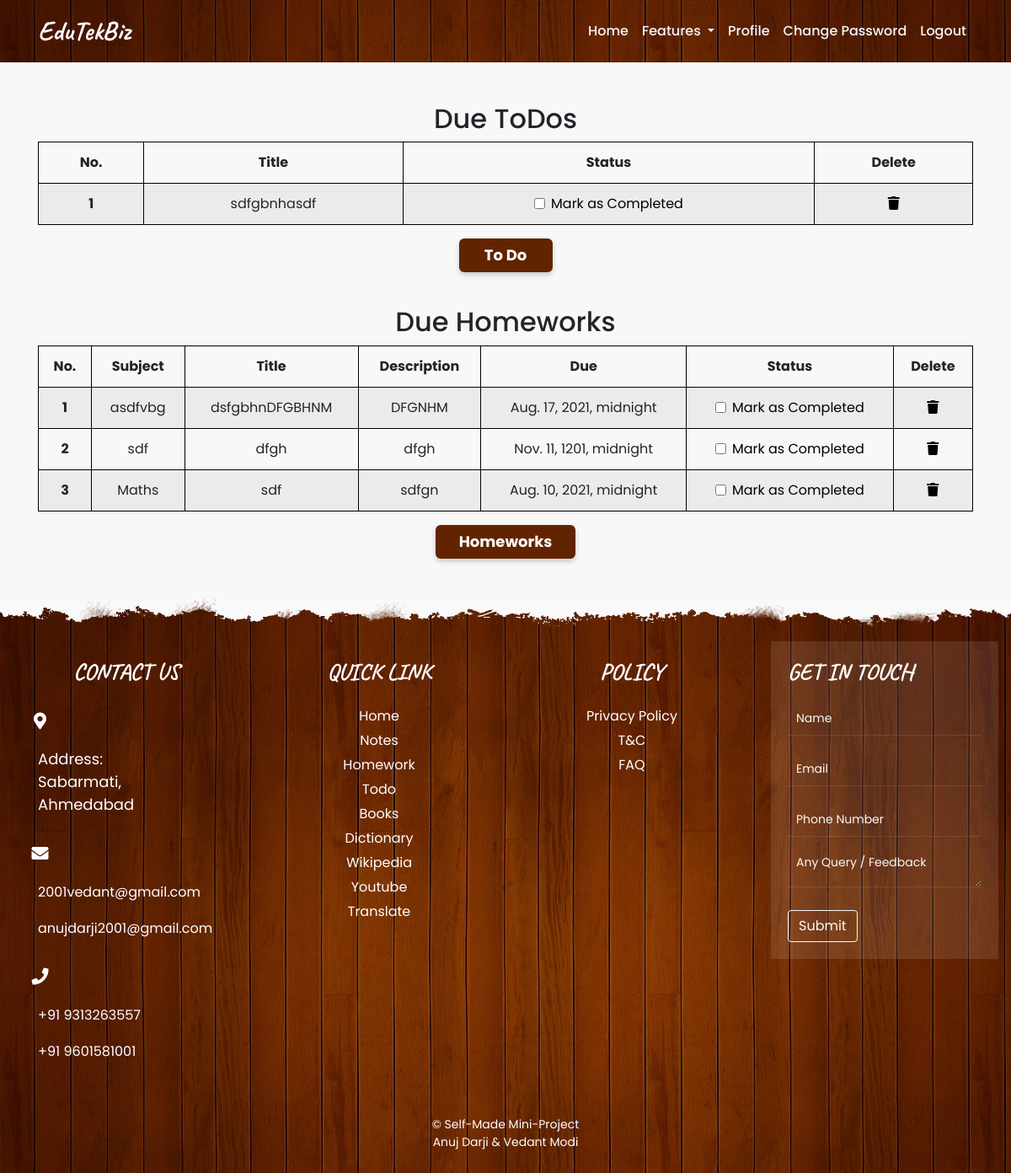
Page /profile/ (signed in) on the committed database.
### dashboard/models.py (models this page shows, shortened)
class Todo(models.Model):
    user = models.ForeignKey(User, on_delete=models.CASCADE)
    title = models.CharField(max_length=200)
    is_finish = models.BooleanField(default=False)

class Homework(models.Model):
    user = models.ForeignKey(User, on_delete=models.CASCADE)
    subject = models.CharField(max_length=200)
    title = models.CharField(max_length=200)
    description = models.TextField()
    due = models.DateTimeField()
    is_finish = models.BooleanField(default=False)

### dashboard/views.py (the view)
# urls.py: path('profile/',views.profile, name="profile"),
@login_required
def profile(request):
    homework = Homework.objects.filter(is_finish = False, user=request.user)
    todo = Todo.objects.filter(is_finish = False, user=request.user)
    if len(homework) == 0:
        homework_done = True
    else:
        homework_done = False
    if len(todo) == 0:
        todo_done = True
    else:
        todo_done = False
    return render(request,'dashboard/profile.html',{'homework':homework,'homework_done':homework_done,'todo':todo,'todo_done':todo_done})

### dashboard/templates/dashboard/profile.html (shortened to what this page needs)
{% extends 'dashboard/base.html' %} {% load static %}
{% load crispy_forms_tags%}
{% block main-content %}
<section class="text-center">
    <div class="container mt-5">
    {% if not todo_done %}
        <h2>Due ToDos</h2>
        <table class="table table-striped table-bordered profiletable todotable">
            <thead>
                <tr>
                    <th scope="col">No.</th>
                    <th scope="col">Title</th>
                    <th scope="col">Status</th>
                    <th scope="col">Delete</th>
                </tr>
            </thead>
            <tbody>
                {% for todo in todo %}
                <tr>
                    <th scope="row">{{forloop.counter}}</th>
                    <td>{{todo.title}}</td>
                    <td>
                        <a href="{% url 'updatetodo' todo.id %}">
                            <div class="form-check">
                                {% if t.is_finish == True %}
                                    <input class="form-check-input" type="checkbox" value="" checked>
                                {% else %}
                                    <input class="form-check-input" type="checkbox" value="">
                                {% endif %}
                                <span class="">Mark as Completed</span>
                            </div>
                        </a>
                    </td>
                    <td><a href="{% url 'deletetodo' todo.id %}"><i class="fa fa-trash"></i></a></td>
                </tr>
                {% endfor %}
            </tbody>
        </table>
    {% else %}
        <h3>All To dos are completed!!!!</h3>
    {% endif %}
        <a href="{% url 'todo' %}" class="btn btn-style1 mb-3">To Do</a>
        <br><br>
        {% if not homework_done %}
        <h2>Due Homeworks</h2>
        <table class="table table-striped table-bordered profiletable">
            <thead>
                <tr>
                    <th scope="col">No.</th>
                    <th scope="col">Subject</th>
                    <th scope="col">Title</th>
                    <th scope="col">Description</th>
                    <th scope="col">Due</th>
                    <th scope="col">Status</th>
                    <th scope="col">Delete</th>
                </tr>
            </thead>
            <tbody>
            {% for hw in homework %}
                <tr>
                    <th scope="row">{{forloop.counter}}</th>
                    <td>{{hw.subject}}</td>
                    <td>{{hw.title}}</td>
                    <td>{{hw.description}}</td>
                    <td>{{hw.due}}</td>
                    <td>
                        <a href="{% url 'updatehomework' hw.id %}">
                            <div class="form-check">
                                {% if hw.is_finish == True %}
                                    <input class="form-check-input" type="checkbox" value="" checked>
                                {% else %}
                                    <input class="form-check-input" type="checkbox" value="">
                                {% endif %}
                                <span class="">Mark as Completed</span>
                            </div>
                        </a>
                    </td>
                    <td><a href="{% url 'deletehomework' hw.id %}"><i class="fa fa-trash"></i></a></td>
                </tr>
            {% endfor %}
            </tbody>
        </table>
        {% else %}
        <h3>All To homeworks are completed!!!!</h3>
        {% endif %}
        <a href="{% url 'homework' %}" class="btn btn-style2 mb-5">Homeworks</a>
    </div>
</section>
{% endblock main-content %}

### dashboard/static/dashboard/css/style.css (style rules this page uses)
* { margin:0; padding:0; box-sizing:border-box; font-family: 'Poppins', sans-serif; }
html { height: 100%; scroll-behavior: smooth; }
body { background: #f8f8f8; overflow-x: hidden; background-repeat: no-repeat; }
a { text-decoration: none !important; color: black; }
.btn-style1 { font-size: 18px; color: #fff; width: 10%; background: #622301; border: none; height: 40px; font-weight: 700; border-radius: 6px; transition: .3s ease; -webkit-transition: .3s ease; -moz-transition: .3s ease; -ms-transition: .3s ease; -o-transition: .3s ease; box-shadow: 0 3px 6px 0 rgba(0,0,0,0.2); }
.btn-style2 { font-size: 18px; color: #fff; width: 15%; background: #622301; border: none; height: 40px; font-weight: 700; border-radius: 6px; transition: .3s ease; -webkit-transition: .3s ease; -moz-transition: .3s ease; -ms-transition: .3s ease; -o-transition: .3s ease; box-shadow: 0 3px 6px 0 rgba(0,0,0,0.2); }
tr { transition: all .2s ease-in; cursor: pointer; }
.profiletable, .profiletable th, .profiletable td { border: 1px solid black!important; border-collapse: collapse; }

### rows in the picture
Todo: title "sdfgbnhasdf"
Homework: subject "asdfvbg", title "dsfgbhnDFGBHNM", description "DFGNHM", due "Aug. 17, 2021, midnight"
Homework: subject "sdf", title "dfgh", description "dfgh", due "Nov. 11, 1201, midnight"
Homework: subject "Maths", title "sdf", description "sdfgn", due "Aug. 10, 2021, midnight"
